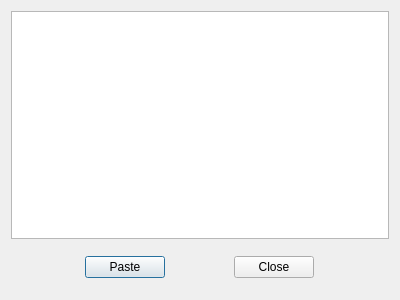
<?xml version="1.0" encoding="UTF-8"?>
<ui version="4.0">
 <class>ClipboardHistDlg</class>
 <widget class="QDialog" name="ClipboardHistDlg">
  <property name="geometry">
   <rect>
    <x>0</x>
    <y>0</y>
    <width>400</width>
    <height>300</height>
   </rect>
  </property>
  <property name="sizePolicy">
   <sizepolicy hsizetype="Fixed" vsizetype="Fixed">
    <horstretch>0</horstretch>
    <verstretch>0</verstretch>
   </sizepolicy>
  </property>
  <property name="windowTitle">
   <string>ClipboardHistDlg</string>
  </property>
  <layout class="QVBoxLayout" name="verticalLayout">
   <item>
    <widget class="QListWidget" name="listWidget"/>
   </item>
   <item>
    <widget class="QWidget" name="widget" native="true">
     <layout class="QHBoxLayout" name="horizontalLayout">
      <item>
       <widget class="QPushButton" name="pushButton">
        <property name="sizePolicy">
         <sizepolicy hsizetype="Fixed" vsizetype="Fixed">
          <horstretch>0</horstretch>
          <verstretch>0</verstretch>
         </sizepolicy>
        </property>
        <property name="text">
         <string>Paste</string>
        </property>
       </widget>
      </item>
      <item>
       <widget class="QPushButton" name="pushButton_2">
        <property name="sizePolicy">
         <sizepolicy hsizetype="Fixed" vsizetype="Fixed">
          <horstretch>0</horstretch>
          <verstretch>0</verstretch>
         </sizepolicy>
        </property>
        <property name="text">
         <string>Close</string>
        </property>
       </widget>
      </item>
     </layout>
    </widget>
   </item>
  </layout>
 </widget>
 <layoutdefault spacing="6" margin="11"/>
 <resources/>
 <connections>
  <connection>
   <sender>pushButton_2</sender>
   <signal>clicked()</signal>
   <receiver>ClipboardHistDlg</receiver>
   <slot>reject()</slot>
   <hints>
    <hint type="sourcelabel">
     <x>280</x>
     <y>269</y>
    </hint>
    <hint type="destinationlabel">
     <x>396</x>
     <y>269</y>
    </hint>
   </hints>
  </connection>
  <connection>
   <sender>pushButton</sender>
   <signal>clicked()</signal>
   <receiver>ClipboardHistDlg</receiver>
   <slot>accept()</slot>
   <hints>
    <hint type="sourcelabel">
     <x>122</x>
     <y>271</y>
    </hint>
    <hint type="destinationlabel">
     <x>4</x>
     <y>260</y>
    </hint>
   </hints>
  </connection>
 </connections>
</ui>
